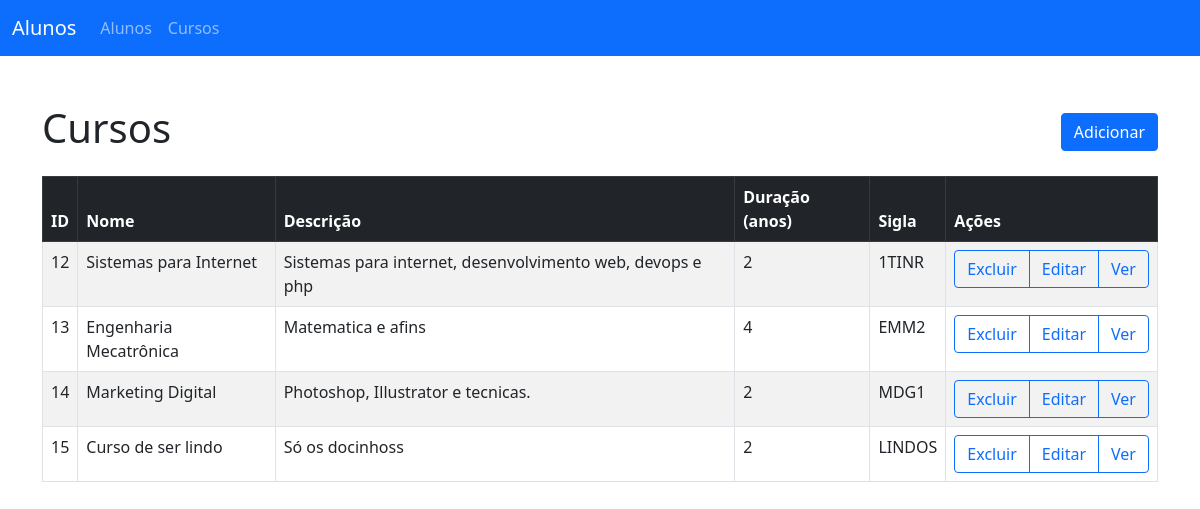
The page /cursos/index.php on the database its author committed.
### tables this page shows
CREATE TABLE `curso` (
  `id` int(11) NOT NULL,
  `nome` varchar(100) NOT NULL,
  `description` text NOT NULL,
  `duracao` double NOT NULL,
  `sigla` varchar(6) NOT NULL
);

### cursos/index.php (the view, shortened to what this page needs)
<?php
	require("../_config/connection.php");
?>
<!DOCTYPE html>
<html lang="en">
<head>
	<link href="https://cdn.jsdelivr.net/npm/bootstrap@5.0.0-beta2/dist/css/bootstrap.min.css" rel="stylesheet">
</head>
<body>
	<?php
        readFile("../_partials/navbar.html");
    ?>
	<?php
		$query = "SELECT * FROM curso";
		$result = $conn->query($query);
		$rows = $result->fetch_all(MYSQLI_ASSOC);
	?>
	<section class="container mt-5 mb-5">
		<div class="row mb-3">
			<div class="col">
				<h1>Cursos</h1>
			</div>
			<div class="col d-flex justify-content-end align-items-center">
				<a class="btn btn-primary" href="add.php">Adicionar</a>
			</div>
		</div>
		<table class="table table-striped table-bordered">
			<thead class="table-dark">
				<tr>
					<th>ID</th>
					<th>Nome</th>
					<th>Descrição</th>
					<th>Duração (anos)</th>
					<th>Sigla</th>
					<th>Ações</th>
				</tr>
			</thead>
			<tbody>
				<?php foreach($rows as $curso): ?>
					<tr>
						<td>
							<?=$curso["id"]?>
						</td>
						<td>
							<?=$curso["nome"]?>
						</td>
						<td>
							<?=$curso["description"]?>
						</td>
						<td>
							<?=$curso["duracao"]?>
						</td>
						<td>
							<?=$curso["sigla"]?>
						</td>
						<td>
							<div class="btn-group" role="group">
								<button
									type="button"
									class="btn btn-outline-primary"
									onclick="confirmDelete(<?=$curso['id']?>)">
									Excluir
								</button>
								<a
									href="edit.php?id=<?=$curso["id"]?>"
									class="btn btn-outline-primary">
									Editar
								</a>
								<a
									href="view.php?id=<?=$curso["id"]?>"
									class="btn btn-outline-primary">
									Ver
								</a>
							</div>
						</td>
					</tr>
				<?php endforeach; ?>
			</tbody>
		</table>
	</section>
</body>
</html>

### rows shown on the page
curso: id "12", nome "Sistemas para Internet", description "Sistemas para internet, desenvolvimento web, devops e php", duracao "2", sigla "1TINR"
curso: id "13", nome "Engenharia Mecatrônica", description "Matematica e afins", duracao "4", sigla "EMM2"
curso: id "14", nome "Marketing Digital", description "Photoshop, Illustrator e tecnicas.", duracao "2", sigla "MDG1"
curso: id "15", nome "Curso de ser lindo", description "Só os docinhoss", duracao "2", sigla "LINDOS"
